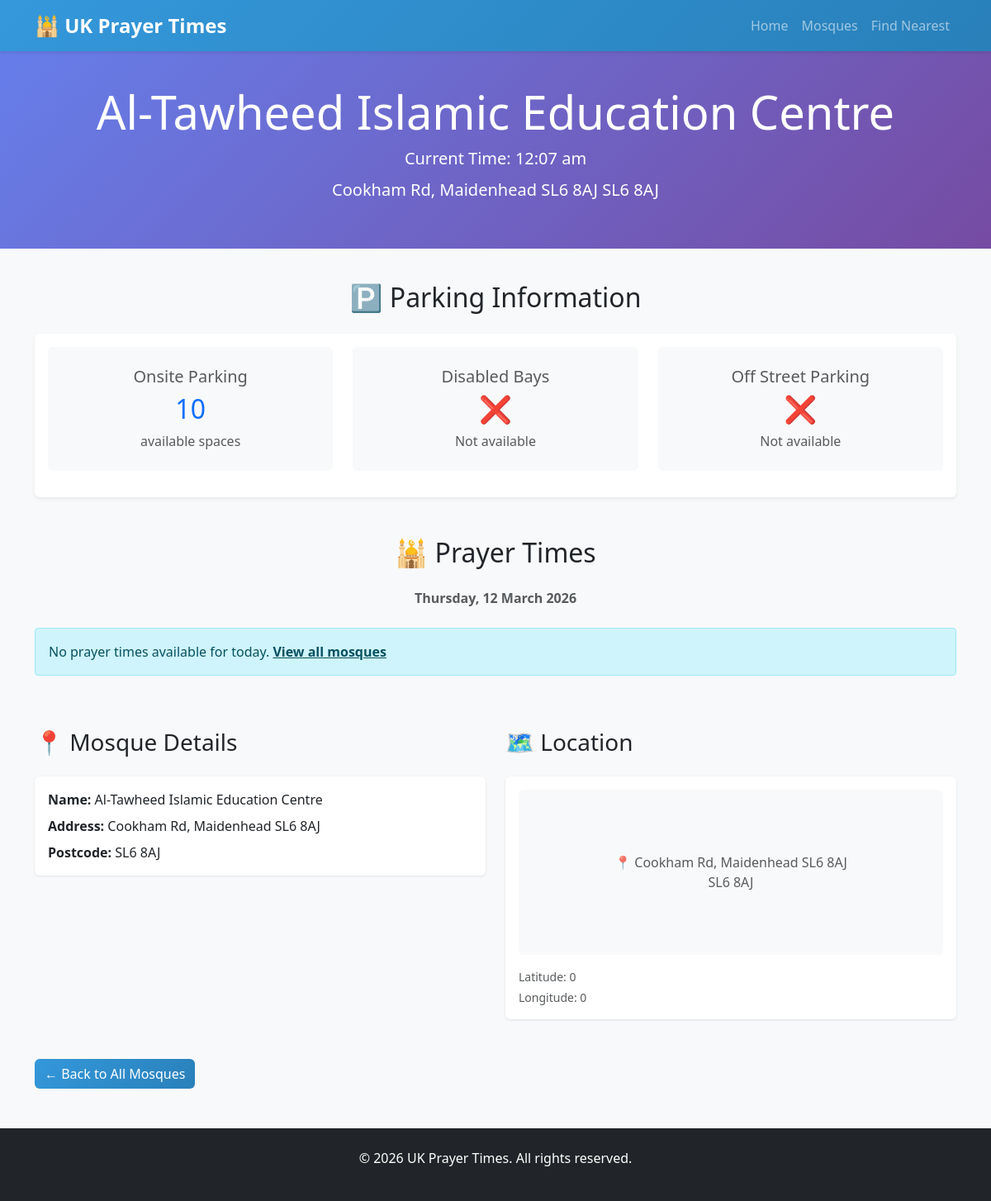
Screenshot of /mosque.php?id=2a0b72e1-c81b-4561-95ab-64a0bec47340 with the database file from the repository.
### tables this page shows
CREATE TABLE `mosques` (
  `id` char(36) NOT NULL,
  `name` varchar(255) DEFAULT NULL,
  `address` text DEFAULT NULL,
  `location_url` text DEFAULT NULL,
  `postcode` varchar(20) DEFAULT NULL
);

CREATE TABLE `parking` (
  `id` char(36) NOT NULL,
  `mosque_id` char(36) DEFAULT NULL,
  `onsite_parking` varchar(255) DEFAULT NULL,
  `disable_bays` varchar(255) DEFAULT NULL,
  `off_street_parking` varchar(255) DEFAULT NULL,
  `road_name` varchar(255) DEFAULT NULL,
  `address` varchar(255) DEFAULT NULL,
  `distance_to_mosque` int(11) DEFAULT NULL
);

### public/mosque.php (called while the page is built, shortened)
<?php
$basePath = file_exists(__DIR__ . '/../bootstrap.php') ? dirname(__DIR__) : __DIR__;
require_once $basePath . '/bootstrap.php';
$mosqueId = $_GET['id'] ?? null;
$mosque = Mosque::getById($mosqueId);
$prayerTimes = null;
$parking = null;
if ($mosque) {
    $today = date('Y-m-d');
    $prayers = PrayerTime::getByDate($today, $mosqueId);
    $prayerTimes = $prayers[0] ?? null;
    $parking = Parking::getByMosqueId($mosqueId);
}
include $basePath . '/app/views/mosque.php';
include $basePath . '/app/views/layout.php';

### config/database.php (called while the page is built, shortened)
<?php
class Database {
    private static $instance = null;
    private $connection;
    public static function getInstance() {
        if (self::$instance === null) {
            self::$instance = new self();
        }
        return self::$instance;
    }
    private function connect() {
        try {
            $dsn = sprintf(
                "mysql:host=%s;dbname=%s;charset=%s",
                DB_HOST,
                DB_NAME,
                DB_CHARSET
            );
            $this->connection = new PDO($dsn, DB_USER, DB_PASS, [
                PDO::ATTR_ERRMODE => PDO::ERRMODE_EXCEPTION,
                PDO::ATTR_DEFAULT_FETCH_MODE => PDO::FETCH_ASSOC,
                PDO::ATTR_TIMEOUT => 5,
                PDO::ATTR_EMULATE_PREPARES => false,
            ]);
        } catch (PDOException $e) {
            Logger::error("Database connection failed: " . $e->getMessage());
            throw new Exception("Unable to connect to database");
        }
    }
    public function execute($sql, $params = []) {
        try {
            $stmt = $this->connection->prepare($sql);
            $stmt->execute($params);
            return $stmt;
        } catch (PDOException $e) {
            Logger::error("Query execution failed: " . $e->getMessage());
            throw new Exception("Database error occurred");
        }
    }
    public function fetchAll($sql, $params = []) {
        return $this->execute($sql, $params)->fetchAll();
    }
    public function fetch($sql, $params = []) {
        return $this->execute($sql, $params)->fetch();
    }
}

### app/Logger.php (called while the page is built, shortened)
<?php
class Logger {
    private static function log($level, $message, $context = []) {
        $timestamp = date('Y-m-d H:i:s');
        $contextStr = !empty($context) ? ' | ' . json_encode($context) : '';
        $logMessage = "[$timestamp] [$level] $message$contextStr" . PHP_EOL;
    }
}

### app/models/Mosque.php (called while the page is built, shortened)
<?php
class Mosque {
    public static function getById($id) {
        try {
            return Database::getInstance()->fetch(
                "SELECT * FROM mosques WHERE id = ?",
                [$id]
            );
        } catch (Exception $e) {
            Logger::error("Error fetching mosque by ID: " . $e->getMessage());
            return false;
        }
    }
}

### app/helpers.php (called while the page is built, shortened)
<?php
function sanitize($input) {
    return htmlspecialchars(trim($input), ENT_QUOTES, 'UTF-8');
}
function validateDate($date, $format = 'Y-m-d') {
    $d = DateTime::createFromFormat($format, $date);
    return $d && $d->format($format) === $date;
}

### app/models/Parking.php (called while the page is built, shortened)
<?php
class Parking {
    public static function getByMosqueId($mosqueId) {
        try {
            return Database::getInstance()->fetch(
                "SELECT * FROM parking WHERE mosque_id = ?",
                [$mosqueId]
            );
        } catch (Exception $e) {
            Logger::error("Error fetching parking information: " . $e->getMessage());
            return false;
        }
    }
}

### app/models/PrayerTime.php (called while the page is built, shortened)
<?php
class PrayerTime {
    public static function getByDate($date, $mosqueId = null) {
        try {
            if ($mosqueId) {
                return Database::getInstance()->fetchAll(
                    "SELECT * FROM prayertimes WHERE date = ? AND mosque_id = ? ORDER BY mosque_id",
                    [$date, $mosqueId]
                );
            }
            return Database::getInstance()->fetchAll(
                "SELECT * FROM prayertimes WHERE date = ? ORDER BY mosque_id",
                [$date]
            );
        } catch (Exception $e) {
            Logger::error("Error fetching prayer times by date: " . $e->getMessage());
            return [];
        }
    }
}

### app/views/mosque.php (the view, shortened to what this page needs)
<div class="container-fluid" style="background: linear-gradient(135deg, #667eea 0%, #764ba2 100%); color: white; padding: 40px 20px; margin-bottom: 40px; border-radius: 0;">
    <?php if (!$mosque): ?>
        <div class="alert alert-danger">Mosque not found.</div>
    <?php else: ?>
        <div class="text-center">
            <h1 class="display-4 mb-2"><?php echo sanitize($mosque['name']); ?></h1>
            <p class="lead mb-2">
                <strong>Current Time: </strong><?php echo date('g:i a'); ?>
            </p>
            <p class="lead">
                <?php echo sanitize($mosque['address']); ?> <?php echo sanitize($mosque['postcode']); ?>
            </p>
        </div>
    <?php endif; ?>
</div>
<div class="container mt-4">
    <?php if (!$mosque): ?>
        <div class="row">
            <div class="col-12">
                <a href="/index.php" class="btn btn-secondary">← Back to All Mosques</a>
            </div>
        </div>
    <?php else: ?>
        <div class="row mb-5">
            <div class="col-12">
                <h2 class="text-center mb-4">🅿️ Parking Information</h2>
                <div class="card border-primary shadow-sm">
                    <div class="card-body">
                        <div class="row text-center">
                            <div class="col-md-4 mb-3">
                                <div class="p-4 bg-light rounded">
                                    <h5 class="text-muted">Onsite Parking</h5>
                                    <h2 class="text-primary"><?php echo $parking && !empty($parking['onsite_parking']) ? htmlspecialchars($parking['onsite_parking']) : '—'; ?></h2>
                                    <p class="text-muted mb-0">available spaces</p>
                                </div>
                            </div>
                            <div class="col-md-4 mb-3">
                                <div class="p-4 bg-light rounded">
                                    <h5 class="text-muted">Disabled Bays</h5>
                                    <h2 class="text-primary"><?php echo $parking && strtolower($parking['disable_bays']) === 'yes' ? '✅' : '❌'; ?></h2>
                                    <p class="text-muted mb-0"><?php echo $parking && strtolower($parking['disable_bays']) === 'yes' ? 'Available' : 'Not available'; ?></p>
                                </div>
                            </div>
                            <div class="col-md-4 mb-3">
                                <div class="p-4 bg-light rounded">
                                    <h5 class="text-muted">Off Street Parking</h5>
                                    <h2 class="text-primary"><?php echo $parking && strtolower($parking['off_street_parking']) === 'yes' ? '✅' : '❌'; ?></h2>
                                    <p class="text-muted mb-0"><?php echo $parking && strtolower($parking['off_street_parking']) === 'yes' ? 'Available' : 'Not available'; ?></p>
                                </div>
                            </div>
                        </div>
                    </div>
                </div>
            </div>
        </div>
        <div class="row mb-5">
            <div class="col-12">
                <h2 class="text-center mb-4">🕌 Prayer Times</h2>
                <p class="text-center text-muted mb-4">
                    <strong><?php echo date('l, d F Y'); ?></strong>
                </p>
                <?php if (!$prayerTimes): ?>
                    <div class="alert alert-info">
                        No prayer times available for today. <a href="/index.php" class="alert-link">View all mosques</a>
                    </div>
                <?php endif; ?>
            </div>
        </div>
        <div class="row mb-5">
            <div class="col-md-6">
                <h3 class="mb-4">📍 Mosque Details</h3>
                <div class="card mb-3">
                    <div class="card-body">
                        <p class="mb-2"><strong>Name:</strong> <?php echo sanitize($mosque['name']); ?></p>
                        <p class="mb-2"><strong>Address:</strong> <?php echo sanitize($mosque['address']); ?></p>
                        <p class="mb-0"><strong>Postcode:</strong> <?php echo sanitize($mosque['postcode']); ?></p>
                    </div>
                </div>
            </div>
            <div class="col-md-6">
                <h3 class="mb-4">🗺️ Location</h3>
                <div class="card">
                    <div class="card-body">
                        <div class="p-4 bg-light rounded mb-3" style="height: 200px; display: flex; align-items: center; justify-content: center;">
                            <div class="text-center">
                                <p class="text-muted mb-0">📍 <?php echo sanitize($mosque['address']); ?></p>
                                <p class="text-muted mb-0"><?php echo sanitize($mosque['postcode']); ?></p>
                            </div>
                        </div>
                        <p class="small text-muted mb-1">Latitude: <?php echo htmlspecialchars($mosque['latitude'] ?? 0); ?></p>
                        <p class="small text-muted mb-0">Longitude: <?php echo htmlspecialchars($mosque['longitude'] ?? 0); ?></p>
                    </div>
                </div>
            </div>
        </div>
        <div class="row mb-5">
            <div class="col-12">
                <a href="/index.php" class="btn btn-primary">← Back to All Mosques</a>
            </div>
        </div>
    <?php endif; ?>
</div>

### public/css/style.css (style rules this page uses)
:root { --primary-color: #2c3e50; --secondary-color: #27ae60; --accent-color: #e74c3c; }
body { font-family: 'Segoe UI', Tahoma, Geneva, Verdana, sans-serif; background-color: #f8f9fa; }
.card { border: none; box-shadow: 0 1px 3px rgba(0, 0, 0, 0.1); transition: transform 0.2s, box-shadow 0.2s; }
.btn-primary { background: linear-gradient(135deg, #3498db 0%, #2980b9 100%); border: none; transition: all 0.3s ease; }
.alert { border-radius: 0.25rem; }

### rows the page displays
mosques: name "Al-Tawheed Islamic Education Centre", address "Cookham Rd, Maidenhead SL6 8AJ", postcode "SL6 8AJ"
parking: onsite_parking "10"

### other values shown
$mosque['latitude'] "0"
$mosque['longitude'] "0"
